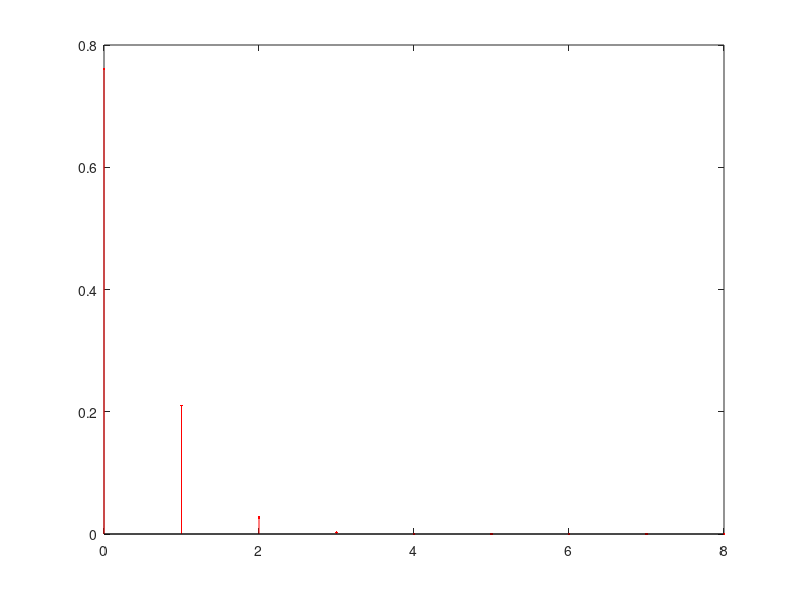

Recreate this plot in MATLAB.
%% 2.3 Section for evaluation
% Consider a toy manufacturing company producing a given toy. The toy is composed
% by two components (1 and 2) that are produced separately and then are assembled
% together. At the end, the toys are packed for commercialization in boxes of
% n toys each. The manufacturing process of Component 1 produces p1 = 0.2% of
% defective components. The manufacturing process of Component 2 produces p2 =
% 0.5% of defective components. A toy is defective if at least one of its components
% is defective. The assembly process produces pa = 1% of defective toys (even
% when none of the 2 components is defective).
% 1. (Evaluation weight = 20%) Consider the event “A – a box of toys has at least 1 defective toy”.
% (a) Estimate by simulation the probability of event A when n = 8 toys.

N=1e5;                                                  % numero de experiencias
n = 8;                                                  % numero de brinquedos por caixa
experiencias = rand(n,N);                               % fabrico de peças p1
p1  = experiencias < 0.002;                             % peças p1 com defeito
experiencias = rand(n,N);                               % fabrico de peças p2
p2  = experiencias < 0.005;                             % peças p2 com defeito
experiencias = rand(n,N);                               % processo de montagem pa
pa  = experiencias < 0.01;                              % defeitos na montagem pa com defeito
ndefeitos = p1 + p2 + pa;                               % numero de defeitos por brinquedo
defeitos = ndefeitos > 0;                               % brinquedos com defeito
nbrinquedos = sum(defeitos);                            % numero de brinquedos com defeito por caixa
caixas = nbrinquedos >=1;                               % soma das caixas com pelo menos um brinquedo com defeito
probA= sum(caixas)/N                                    % calculo da probabilidade do acontecimento A
% (b) Estimate by simulation the average number of toys that are defective only due to the assembly process when event A occurs and n = 8 toys.

medias = 0;                                             % definir média para somar médias e veer valor médio das experiencias
counter = 0;                                            % definir counter para contar caixas com pelo menos 1 defeito
N=1e5;                                                  % numero de experiencias
n = 8;                                                  % numero de brinquedos por caixa
experiencias = rand(n,N);                               % fabrico de peças p1
p1  = experiencias < 0.002;                             % peças p1 com defeito
experiencias = rand(n,N);                               % fabrico de peças p2
p2  = experiencias < 0.005;                             % peças p2 com defeito
experiencias = rand(n,N);                               % processo de montagem pa
pa  = experiencias < 0.01;                              % defeitos na montagem pa com defeito
ndefeitos = p1 + p2 + pa;                               % numero de defeitos por brinquedo
defeitos = ndefeitos > 0;                               % brinquedos com defeito
todosdef = sum(defeitos);                               % soma de todos os brinquedos defeitoosos por caixa
mdefeitos = (p1+p2)>0;                                  % calculo de defeitos provocados por peças
mdefeitos = (mdefeitos ~= pa) & pa;                     % calculo de defeitos provocados só por montagem
nmdefeitos = sum(mdefeitos);                            % numero de brinquedos com o defeito só de montagem
for d = 1:N                                             % for para iteração das matrizes
   if(todosdef(d) ~=0)                                 % verificação se existe pelo menos 1 brinquedo com defeito por caixa
       medias= medias + nmdefeitos(d)/todosdef(d);     % soma das médias de brinquedos defeitoosos devido a montagem em comparação aos defeitos totais por caixa
       counter = counter + 1;                          % contador de casos com pelo menos um defeito por caixa
   end                                                 %
end                                                     %
result = medias/counter                                 % média final das médias obtidas
%% 2. (Evaluation weight = 30%) Consider the event “B – a box of toys has no defective toys”.
% (a) Estimate by simulation the probability of event B when n = 8 toys.

N=1e5;                                                  % numero de experiencias
n = 8;                                                  % numero de brinquedos por caixa
experiencias = rand(n,N);                               % fabrico de peças p1
p1  = experiencias < 0.002;                             % peças p1 com defeito
experiencias = rand(n,N);                               % fabrico de peças p2
p2  = experiencias < 0.005;                             % peças p2 com defeito
experiencias = rand(n,N);                               % processo de montagem pa
pa  = experiencias < 0.01;                              % defeitos na montagem pa com defeito
ndefeitos = p1 + p2 + pa;                               % numero de defeitos por brinquedo
defeitos = ndefeitos > 0;                               % brinquedos com defeito
nbrinquedos = sum(defeitos);                            % numero de brinquedos com defeito
caixas = nbrinquedos ==0;                               % soma das caixas com nenhum brinquedo com nenhum defeito
probB= sum(caixas)/N                                    % calculo da probabilidade do acontecimento B
% Check the consistency of this result with the one obtained in question 1(a).

vrfy = probB + probA                                    % verificação se os valores da probA e probB são compativeis
% (b) Determine the theoretical value of the probability of event B and compare it with the value estimated by simulation in question 2(a).

X = 8;                                                  % (numero de sucessos em n experiências) numero de vezes que um acontecimento A ocorre em
n = 8;                                                  % n experiências de Bernoulli
k = X;                                                  % Pr(X=k)
p1 = 0.002;                                             % probabilidade das peças p1 terem defeito
p2 = 0.005;                                             % probabilidade das peças p2 terem defeito
pa = 0.01;                                              % probabilidade da montagem ter defeito
p = ((1-p1)*(1-p2)*(1-pa));                             % probabilidade do brinquedo não ter defeito, devido a ser sem defeito quer-se-á a probabilidade ~p1 e ~p2 e ~pa, sendo estes acontecimentos independentes tem-se então k a probabilidade destes acontecimentos acontecerem é igual à multiplicação destes
probtheo = nchoosek(n,k)*p^k*(1-p)^(n-k)                % probabilidade teórica = nchoosek(n,k)*p^k*(1-p)^(n-k) em que nchoosek(n,k)= n!/(n-k)!/k!
% What do you conclude?

probB
probtheo
%%
% Pode-se concluir assim que as probabilidades obtidas por simulação e teoricamente
% são bastante próximas
% (c) Make the necessary simulations to draw a plot graph of the probability of event B as a function of the box capacity n. Consider all values of n from 2 to 20.

y = (2:20);                                              % probabilidade do acontecimento B em função da capacidade da caixa
p1 = 0.002;                                          % probabilidade das peças p1 terem defeito
p2 = 0.005;                                          % probabilidade das peças p2 terem defeito
pa = 0.01;                                           % probabilidade da montagem ter defeito
p = ((1-p1)*(1-p2)*(1-pa));                          % probabilidade do brinquedo não ter defeito, devido a ser sem defeito quer-se-á a probabilidade ~p1 e ~p2 e ~pa, sendo estes acontecimentos independentes tem-se então k a probabilidade destes acontecimentos acontecerem é igual à multiplicação destes
for k =  2:20                                            % (numero de sucessos em n experiências) numero de vezes que um acontecimento A ocorre em n experiências de Bernoulli de 2 a 20
  n =  k;                                              % n experiências de Bernoulli
  y(k-1) = nchoosek(n,k)*p^k*(1-p)^(n-k);              % y = probabilidade teórica = nchoosek(n,k)*p^k*(1-p)^(n-k) em que nchoosek(n,k)= n!/(n-k)!/k!
end
hold on;
plot(2:20,y,"r.-");
plot(2:20,ones(19)*0.9,"k--");
xlabel ("Capacidade da caixa");
ylabel ("Probabilidade de B");
legend ("Probabilidade de B como funçãos da capacidade da caixa n","Probabilidade de 90%");
% Describe and justify the obtained results.
%
% (d) Analysing the plot drawn in the previous question 2(c), what must be the maximum box capacity if the company wants to guarantee that the probability of each box having no defective toys is at least 90%?

plot(6,0.9,'b*');
text(6,0.9,"Probabilidade de 90% dos brinquedos não terem defeito")
hold off;
%% 3. (Evaluation weight = 30%) Consider the random variable X representing the number of defective toys in a box.
% (a) Estimate by simulation the mass probability function pX(x) of X when n = 8 toys and draw it in a stem graph.

N = 1e5;                                                % numero de experiencias
n = 8;                                                  % numero de brinquedos por caixa
experiencias = rand(n,N);                               % fabrico de peças p1
p1  = experiencias < 0.002;                             % peças p1 com defeito
experiencias = rand(n,N);                               % fabrico de peças p2
p2  = experiencias < 0.005;                             % peças p2 com defeito
experiencias = rand(n,N);                               % processo de montagem pa
pa  = experiencias < 0.01;                              % defeitos na montagem pa com defeito
ndefeitos = p1 + p2 + pa;                               % numero de defeitos por brinquedo
defeitos = ndefeitos > 0;                               % brinquedos com defeito
nbrinquedos = sum(defeitos);                            % numero de brinquedos com defeito
xi = (0:8);                                             % conjunto dos valores possiveis de serem assumidos
px = zeros(1,9);                                        % probabilidade associada a cada um dos valores possiveis de serem assumidos
for val = nbrinquedos                                   % iteração pelos valores obtidos por simulação
   switch(val)                                         % filtração dos valores
   case 0                                              % caso a caixa tenha 0 brinquedos com defeito
       px(val+1) = px(val+1) + 1;                      % contar numero de caixas com 0 brinquedos com defeito
   case 1                                              % caso a caixa tenha 1 brinquedo com defeito
       px(val+1) = px(val+1) + 1;                      % contar numero de caixas com 1 brinquedo com defeito
   case 2                                              % caso a caixa tenha 2 brinquedos com defeito
       px(val+1) = px(val+1) + 1;                      % contar numero de caixas com 2 brinquedos com defeito
   case 3                                              % caso a caixa tenha 3 brinquedos com defeito
       px(val+1) = px(val+1) + 1;                      % contar numero de caixas com 3 brinquedos com defeito
   case 4                                              % caso a caixa tenha 4 brinquedos com defeito
       px(val+1) = px(val+1) + 1;                      % contar numero de caixas com 4 brinquedos com defeito
   case 5                                              % caso a caixa tenha 5 brinquedos com defeito
       px(val+1) = px(val+1) + 1;                      % contar numero de caixas com 5 brinquedos com defeito
   case 6                                              % caso a caixa tenha 6 brinquedos com defeito
       px(val+1) = px(val+1) + 1;                      % contar numero de caixas com 6 brinquedos com defeito
   case 7                                              % caso a caixa tenha 7 brinquedos com defeito
       px(val+1) = px(val+1) + 1;                      % contar numero de caixas com 7 brinquedos com defeito
   case 8                                              % caso a caixa tenha 8 brinquedos com defeito
       px(val+1) = px(val+1) + 1;                      % contar numero de caixas com 8 brinquedos com defeito
   otherwise                                           % verificação de erro
       fprintf("Ocorreu um erro\n");                   % aviso de erro
   end                                                 %
end                                                     %
px = px/(N)                                             % cálculo da probabilidade associada a cada um dos valores possiveis de serem assumidos
sum(px)                                                 % verificação de resultados (soma tem que ser igual a 1)
stem(xi,px,"filled",'r.')                               % stem da função massa
%%
% Describe the obtained results and check their consistency with the result obtained in question 2(a).

probB                                                   % probabilidade de não existirem brinquedos defeitoosos numa caixa com n brinquedos
px(1)                                                   % probabilidade obtida por simulação de não existirem brinquedos defeitoosos numa caixa com n brinquedos
% (b) Based on pX(x), compute the probability of X >= 2.

px2 = 0;                                                % probabilidade obtida por simulação de existirem >= 2 brinquedos defeitoosos numa caixa com n brinquedos
%for i = 3:9                                             % iteração das probabilidades de sairem 2 a 8 brinquedos defeitoosos por caixa com n brinquedos
   %px2 = px2 + px(i);                                  % soma das probabilidades de sairem 2 a 8 brinquedos defeitoosos por caixa com n brinquedos
%end                                                     %
px2 = sum(px(3:9))                                              %professores go brrr com for loops
%px2                                                     % observação do resultado
%%
% What do you conclude?
%
% (c) Based on pX(x), estimate the expected value, variance and standard deviation of X.
%% Expected value

E = 0;                                                  % valor esperado
%for i = xi                                              % iteração pelo conjunto dos valores possiveis de serem assumidos
   %E = E + i*px(i+1);                                  % tem-se que o valor esperado seja igual ao somatório de xi*p(xi)
%end                                                     %
%E                                                       % observação do valor esperado
E = sum(xi .* px)
%%Variance

var = 0;                                                % variancia
%for i = xi                                              % iteração pelo conjunto dos valores possiveis de serem assumidos
   %var = var + ((i-E)*(i-E)*px(i+1));                  % tem-se que o valor da variancia seja igual ao somatório de ((xi-E(X))^2)*p(xi)
%end                                                     %
%var                                                     % observação da variancia
var = sum((xi - E) .* (xi - E) .* px)
%% Standard deviation

devi = sqrt(var);                                       % desvio padrão, este é calculado fazendo a raiz quadrada da variancia
devi                                                    % observação do desvio padrão
% (d) Repeat questions 3(a), 3(b) and 3(c) but now considering n = 16 toys. Compare all results with the previous ones (obtained with n = 8 toys) and justify the differences.
% (a) Estimate by simulation the mass probability function pX(x) of X when n = 16 toys and draw it in a stem graph.

N = 1e5;                                                % numero de experiencias
n = 16;                                                 % numero de brinquedos por caixa
experiencias = rand(n,N);                               % fabrico de peças p1
p1  = experiencias < 0.002;                             % peças p1 com defeito
experiencias = rand(n,N);                               % fabrico de peças p2
p2  = experiencias < 0.005;                             % peças p2 com defeito
experiencias = rand(n,N);                               % processo de montagem pa
pa  = experiencias < 0.01;                              % defeitos na montagem pa com defeito
ndefeitos = p1 + p2 + pa;                               % numero de defeitos por brinquedo
defeitos = ndefeitos > 0;                               % brinquedos com defeito
nbrinquedos = sum(defeitos);                            % numero de brinquedos com defeito
xi = (0:8);                                             % conjunto dos valores possiveis de serem assumidos
px = zeros(1,9);                                        % probabilidade associada a cada um dos valores possiveis de serem assumidos
for val = nbrinquedos                                   % iteração pelos valores obtidos por simulação
   switch(val)                                         % filtração dos valores
   case 0                                              % caso a caixa tenha 0 brinquedos com defeito
       px(val+1) = px(val+1) + 1;                      % contar numero de caixas com 0 brinquedos com defeito
   case 1                                              % caso a caixa tenha 1 brinquedo com defeito
       px(val+1) = px(val+1) + 1;                      % contar numero de caixas com 1 brinquedo com defeito
   case 2                                              % caso a caixa tenha 2 brinquedos com defeito
       px(val+1) = px(val+1) + 1;                      % contar numero de caixas com 2 brinquedos com defeito
   case 3                                              % caso a caixa tenha 3 brinquedos com defeito
       px(val+1) = px(val+1) + 1;                      % contar numero de caixas com 3 brinquedos com defeito
   case 4                                              % caso a caixa tenha 4 brinquedos com defeito
       px(val+1) = px(val+1) + 1;                      % contar numero de caixas com 4 brinquedos com defeito
   case 5                                              % caso a caixa tenha 5 brinquedos com defeito
       px(val+1) = px(val+1) + 1;                      % contar numero de caixas com 5 brinquedos com defeito
   case 6                                              % caso a caixa tenha 6 brinquedos com defeito
       px(val+1) = px(val+1) + 1;                      % contar numero de caixas com 6 brinquedos com defeito
   case 7                                              % caso a caixa tenha 7 brinquedos com defeito
       px(val+1) = px(val+1) + 1;                      % contar numero de caixas com 7 brinquedos com defeito
   case 8                                              % caso a caixa tenha 8 brinquedos com defeito
       px(val+1) = px(val+1) + 1;                      % contar numero de caixas com 8 brinquedos com defeito
   otherwise                                           % verificação de erro
       fprintf("Ocorreu um erro\n");                   % aviso de erro
   end                                                 %
end                                                     %
px = px/(N)                                             % cálculo da probabilidade associada a cada um dos valores possiveis de serem assumidos
sum(px)                                                 % verificação de resultados (soma tem que ser igual a 1)
%acho que temos de dizer que embora no grafico aparece que apartir de 5¿ a probabilidadee muito proxima de 0 mas nao zero
stem(xi,px,"filled",'r.')                               % stem da função massa
px(1)                                                   % probabilidade obtida por simulação de não existirem brinquedos defeitoosos numa caixa com n brinquedos
% (b) Based on pX(x), compute the probability of X >= 2.

px2 = 0;                                                % probabilidade obtida por simulação de existirem >= 2 brinquedos defeitoosos numa caixa com n brinquedos
%for i = 3:9                                             % iteração das probabilidades de sairem 2 a 8 brinquedos defeitoosos por caixa com n brinquedos
   %px2 = px2 + px(i);                                  % soma das probabilidades de sairem 2 a 8 brinquedos defeitoosos por caixa com n brinquedos
%end                                                     %
%sum(px(3:9))
px2                                                     % observação do resultado
%%
% What do you conclude?
%
% (c) Based on pX(x), estimate the expected value, variance and standard deviation of X.
%% Expected value

E = 0;                                                  % valor esperado
%for i = xi                                              % iteração pelo conjunto dos valores possiveis de serem assumidos
%   E = E + i*px(i+1);                                  % tem-se que o valor esperado seja igual ao somatório de xi*p(xi)
%end                                                     %
E = sum(xi .* px)
                                                       % observação do valor esperado
%% Variance

var = 0;                                                % variancia
%for i = xi                                              % iteração pelo conjunto dos valores possiveis de serem assumidos
   %var = var + ((i-E)*(i-E)*px(i+1));                  % tem-se que o valor da variancia seja igual ao somatório de ((xi-E(X))^2)*p(xi)
%end                                                     %
%var                                                     % observação da variancia
var = sum( (xi - E) .* (xi - E) .* px)
%% Standard deviation

devi = sqrt(var)                                       % desvio padrão, este é calculado fazendo a raiz quadrada da variancia
%devi                                                    % observação do desvio padrão
